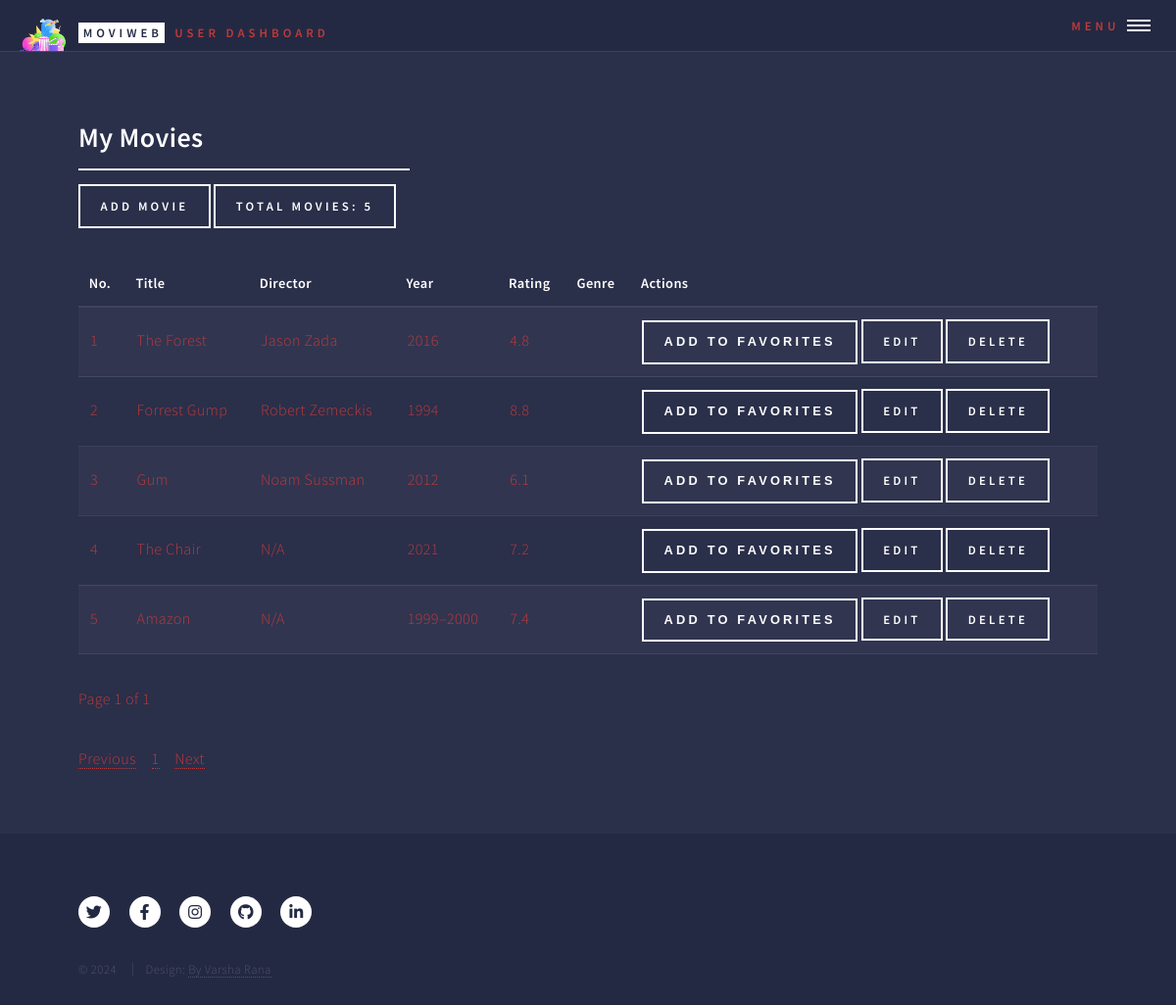
Page /user/my_movies (signed in) on the earlier database version.
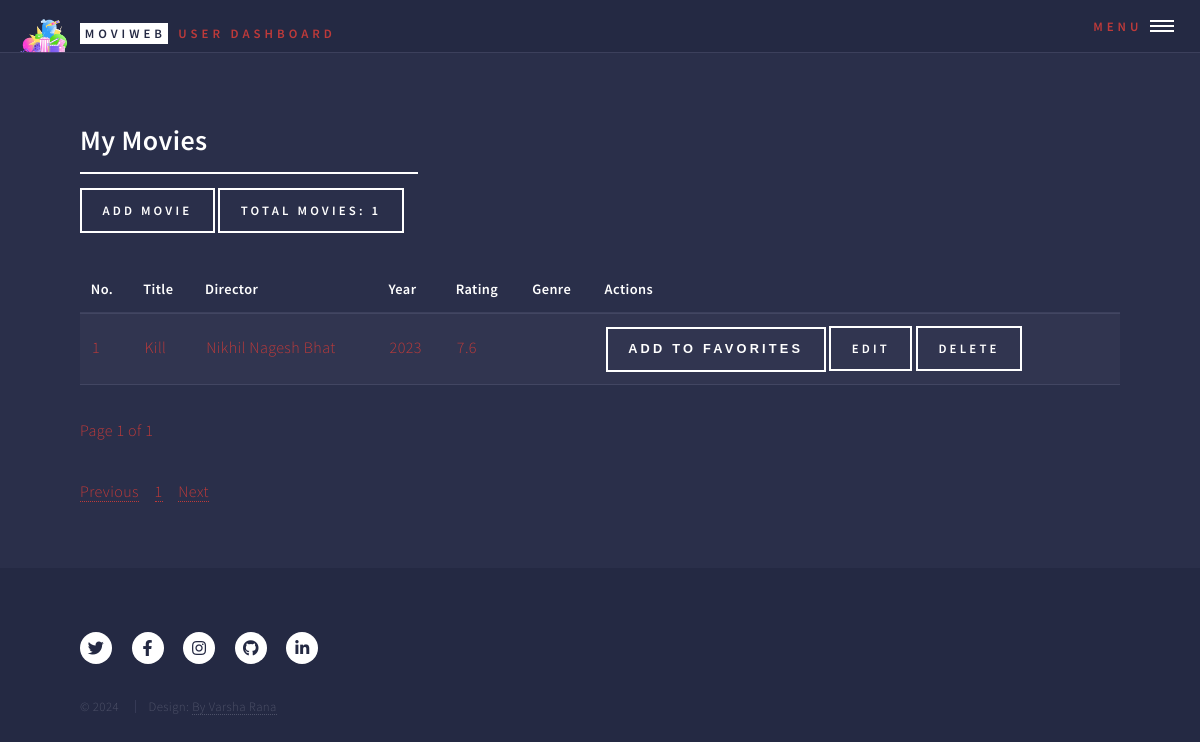
Same page on the later database version.
### models.py (models this page shows)
class Movie(db.Model):
    __tablename__ = 'movie'
    id = db.Column(db.Integer, primary_key=True)
    title = db.Column(db.String(100), nullable=False)
    year = db.Column(db.Integer, nullable=False)
    rating = db.Column(db.Float, nullable=False)
    poster = db.Column(db.String(255))  # Optional field to store movie posters
    plot = db.Column(db.Text)  # Optional field to store the plot
    imdbID = db.Column(db.String(255), nullable=True)  # IMDb ID or link
    user_id = db.Column(db.Integer, db.ForeignKey('user.id'))
    admin_id = db.Column(db.Integer, db.ForeignKey('admin.id'))
    director_id = db.Column(db.Integer, db.ForeignKey('director.id'), nullable=False)  # Foreign key to Director
    genres = db.relationship('Genre', secondary=movie_genre, backref='movies')
    favorites = db.relationship('Favorite', back_populates='movie', lazy=True)  # Add this line

class Director(db.Model):
    __tablename__ = 'director'
    id = db.Column(db.Integer, primary_key=True)
    name = db.Column(db.String(100), nullable=False, unique=True)
    movies = db.relationship('Movie', backref='director', lazy=True)

### blueprints/user.py (the view)
@user_bp.route('/my_movies')
def my_movies():
    if 'user_id' not in session:
        session.clear()
        current_cache = current_app.extensions['cache']
        if current_cache and hasattr(current_cache, 'clear'):
            current_cache.clear()
        return redirect(url_for('login'))
    user_id = session['user_id']
    page = request.args.get('page', 1, type=int)  # Get the current page from query parameters, default to 1
    per_page = 5  # Number of movies per page
    favorite_movie_ids = [f.movie_id for f in Favorite.query.filter_by(user_id=user_id).all()]
    movies_query = Movie.query.filter(Movie.user_id == user_id).filter(Movie.id.notin_(favorite_movie_ids))
    num_movies = movies_query.count()
    movies = movies_query.paginate(page=page, per_page=per_page, error_out=False)
    return render_template('my_movies.html', num_movies=num_movies, movies=movies)

### templates/user/my_movies.html (shortened to what this page needs)
<!DOCTYPE HTML>
<html>
<head>
    <link rel="stylesheet" href="../../static/css/main.css"/>
</head>
<body class="is-preload">
<div id="wrapper">
    <header id="header" class="alt">
        {% include 'partials/user_header.html' %}
    </header>
    <div id="main">
        <section id="my-movies">
            <div class="inner">
                <header class="major">
                    <h2>My Movies</h2>
                    <a href="{{ url_for('user_bp.user_add_movie') }}" class="button">
                        Add Movie
                    </a>
                    <label class="button">Total Movies: {{ num_movies }}</label>
                </header>
                {% include 'partials/my_movies_content.html' %}
            </div>
        </section>
    </div>
    <footer id="footer">
        {% include 'partials/movie_web_app_footer.html' %}
    </footer>
</div>
</body>
</html>

### templates/partials/my_movies_content.html (shortened to what this page needs)
<div id="my-movies-content">
    <table id="my-movies-table">
        <thead>
        <tr>
            <th>No.</th>
            <th>Title</th>
            <th>Director</th>
            <th>Year</th>
            <th>Rating</th>
            <th>Genre</th>
            <th>Actions</th>
        </tr>
        </thead>
        <tbody>
        {% set start_no = (movies.page - 1) * movies.per_page + 1 %}
        {% for movie in movies.items %}
        <tr>
            <td>{{ start_no + loop.index0 }}</td>
            <td>{{ movie.title }}</td>
            <td>{{ movie.director.name }}</td>
            <td>{{ movie.year }}</td>
            <td>{{ movie.rating }}</td>
            <td>
            </td>
            <td>
                <form action="{{ url_for('user_bp.add_to_favorites', movie_id=movie.id) }}" method="post"
                      style="display:inline;">
                    <button type="submit" class="button">Add to Favorites</button>
                </form>
                <a href="{{ url_for('user_bp.user_edit_movie', movie_id=movie.id) }}"
                   class="button">Edit</a>
                <form action="{{ url_for('user_bp.delete_movie', movie_id=movie.id) }}" method="post" onsubmit="return confirmDeletion()"
                      style="display:inline;">
                    <input type="submit" value="Delete" class="button"/>
                </form>
            </td>
        </tr>
        {% endfor %}
        </tbody>
    </table>
    <p>Page {{ movies.page }} of {{ movies.pages }}</p>
    <div id="pagination-container-my-movies">
        <nav aria-label="Page navigation">
            <ul class="pagination">
                {% if movies.has_prev %}
                <li class="page-item">
                    <a class="page-link"
                       href="{{ url_for('user_bp.my_movies', page=movies.prev_num) }}">Previous</a>
                </li>
                {% else %}
                <li class="page-item disabled">
                    <a class="page-link" href="#">Previous</a>
                </li>
                {% endif %}
                {% for page_num in movies.iter_pages() %}
                {% if page_num %}
                <li class="page-item {% if page_num == movies.page %}active{% endif %}">
                    <a class="page-link" href="{{ url_for('user_bp.my_movies', page=page_num) }}">{{ page_num }}</a>
                </li>
                {% else %}
                <li class="page-item disabled">
                    <a class="page-link" href="#">...</a>
                </li>
                {% endif %}
                {% endfor %}
                {% if movies.has_next %}
                <li class="page-item">
                    <a class="page-link"
                       href="{{ url_for('user_bp.my_movies', page=movies.next_num) }}">Next</a>
                </li>
                {% else %}
                <li class="page-item disabled">
                    <a class="page-link" href="#">Next</a>
                </li>
                {% endif %}
            </ul>
        </nav>
    </div>
</div>

Differences in the rows shown:
removed Movie: start_no+loop.index0 "1", title "The Forest", director.name "Jason Zada", year "2016", rating "4.8"
removed Movie: index0 "2", title "Forrest Gump", director.name "Robert Zemeckis", year "1994", rating "8.8"
removed Movie: index0 "3", title "Gum", director.name "Noam Sussman", year "2012", rating "6.1"
removed Movie: index0 "4", title "The Chair", director.name "N/A", year "2021", rating "7.2"
no longer on this page (row edited): Movie: index0 "5", title "Amazon", director.name "N/A", year "1999–2000", rating "7.4"
now on this page (row edited): Movie: index0 "1", title "Kill", director.name "Nikhil Nagesh Bhat", year "2023", rating "7.6"
Other differences:
{{ num_movies }}: "5" → "1"
